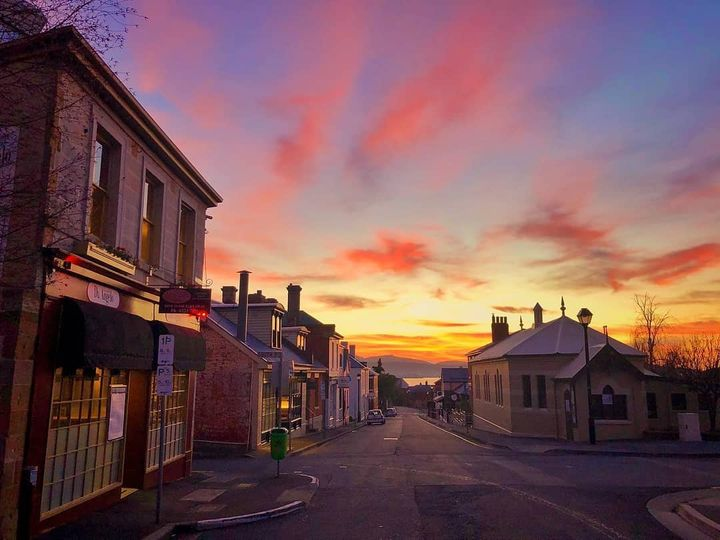
#> input picture scene.jpg, 720 x 540 px, found by its file name
$ python load_save.py
#> lines starting #> are read from the running program, lines starting #| are printed output that depends on the picture
import cv2

# read and image in gray scale and save the image
gray_img = cv2.imread("D:\projects\learningopencv\scene.jpg", cv2.IMREAD_GRAYSCALE)
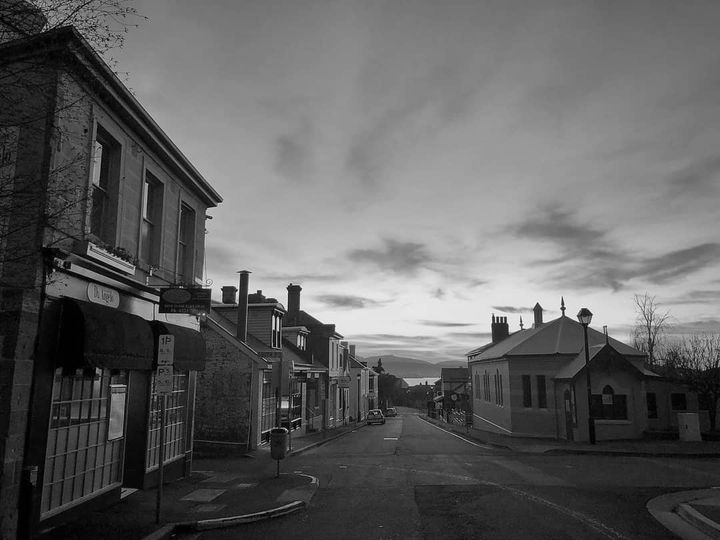
#> gray_img: shape (540, 720); min 0, max 255, mean 95.3
cv2.imshow('Grayscale',gray_img)
cv2.imwrite('gray_scene.jpg', gray_img)
cv2.waitKey()
